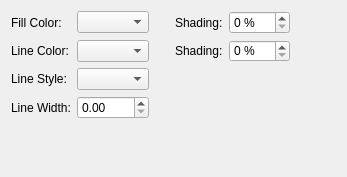
     <widget class="QWidget" name="tabWidgetPage2">
      <attribute name="title">
       <string>Shapes</string>
      </attribute>
      <layout class="QFormLayout" name="formLayout">
       <item row="0" column="0">
        <layout class="QGridLayout" name="gridLayout_9">
         <item row="0" column="1">
          <widget class="ColorCombo" name="shapeFrameFillColorComboBox"/>
         </item>
         <item row="0" column="0">
          <widget class="QLabel" name="shapeFillColorLabel">
           <property name="text">
            <string>Fill Color:</string>
           </property>
          </widget>
         </item>
         <item row="0" column="3">
          <widget class="QLabel" name="shapeFillColorShadingLabel">
           <property name="text">
            <string>Shading:</string>
           </property>
          </widget>
         </item>
         <item row="1" column="3">
          <widget class="QLabel" name="shapeLineColorShadingLabel">
           <property name="sizePolicy">
            <sizepolicy hsizetype="Preferred" vsizetype="Preferred">
             <horstretch>0</horstretch>
             <verstretch>0</verstretch>
            </sizepolicy>
           </property>
           <property name="text">
            <string>Shading:</string>
           </property>
          </widget>
         </item>
         <item row="1" column="0">
          <widget class="QLabel" name="shapeLineColorLabel">
           <property name="text">
            <string>Line Color:</string>
           </property>
          </widget>
         </item>
         <item row="0" column="4">
          <widget class="QSpinBox" name="shapeFrameFillShadingSpinBox">
           <property name="suffix">
            <string> %</string>
           </property>
           <property name="maximum">
            <number>100</number>
           </property>
          </widget>
         </item>
         <item row="1" column="1">
          <widget class="ColorCombo" name="shapeFrameLineColorComboBox"/>
         </item>
         <item row="1" column="4">
          <widget class="QSpinBox" name="shapeFrameLineShadingSpinBox">
           <property name="suffix">
            <string> %</string>
           </property>
           <property name="maximum">
            <number>100</number>
           </property>
          </widget>
         </item>
         <item row="2" column="0">
          <widget class="QLabel" name="shapeLineStyleLabel">
           <property name="text">
            <string>Line Style:</string>
           </property>
          </widget>
         </item>
         <item row="2" column="1">
          <widget class="LineCombo" name="shapeFrameLineStyleComboBox"/>
         </item>
         <item row="3" column="1">
          <widget class="ScrSpinBox" name="shapeLineWidthSpinBox"/>
         </item>
         <item row="3" column="0">
          <widget class="QLabel" name="shapeLineWidthLabel">
           <property name="text">
            <string>Line Width:</string>
           </property>
          </widget>
         </item>
         <item row="0" column="2" rowspan="4">
          <spacer name="horizontalSpacer_5">
           <property name="orientation">
            <enum>Qt::Horizontal</enum>
           </property>
           <property name="sizeType">
            <enum>QSizePolicy::Fixed</enum>
           </property>
           <property name="sizeHint" stdset="0">
            <size>
             <width>20</width>
             <height>20</height>
            </size>
           </property>
          </spacer>
         </item>
        </layout>
       </item>
       <item row="0" column="1">
        <spacer name="horizontalSpacer_6">
         <property name="orientation">
          <enum>Qt::Horizontal</enum>
         </property>
         <property name="sizeHint" stdset="0">
          <size>
           <width>40</width>
           <height>20</height>
          </size>
         </property>
        </spacer>
       </item>
       <item row="1" column="0">
        <spacer name="verticalSpacer_8">
         <property name="orientation">
          <enum>Qt::Vertical</enum>
         </property>
         <property name="sizeHint" stdset="0">
          <size>
           <width>20</width>
           <height>40</height>
          </size>
         </property>
        </spacer>
       </item>
      </layout>
     </widget>
